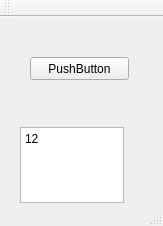
<?xml version="1.0" encoding="UTF-8"?>
<ui version="4.0">
 <class>MainWindow</class>
 <widget class="QMainWindow" name="MainWindow">
  <property name="geometry">
   <rect>
    <x>0</x>
    <y>0</y>
    <width>163</width>
    <height>226</height>
   </rect>
  </property>
  <property name="windowTitle">
   <string>MainWindow</string>
  </property>
  <widget class="QWidget" name="centralWidget">
   <widget class="QPushButton" name="pushButton">
    <property name="geometry">
     <rect>
      <x>30</x>
      <y>40</y>
      <width>99</width>
      <height>23</height>
     </rect>
    </property>
    <property name="text">
     <string>PushButton</string>
    </property>
   </widget>
   <widget class="muerteydestruccion" name="textEdit">
    <property name="geometry">
     <rect>
      <x>20</x>
      <y>110</y>
      <width>104</width>
      <height>76</height>
     </rect>
    </property>
    <property name="html">
     <string>&lt;!DOCTYPE HTML PUBLIC &quot;-//W3C//DTD HTML 4.0//EN&quot; &quot;http://www.w3.org/TR/REC-html40/strict.dtd&quot;&gt;
&lt;html&gt;&lt;head&gt;&lt;meta name=&quot;qrichtext&quot; content=&quot;1&quot; /&gt;&lt;style type=&quot;text/css&quot;&gt;
p, li { white-space: pre-wrap; }
&lt;/style&gt;&lt;/head&gt;&lt;body style=&quot; font-family:'Sans Serif'; font-size:9pt; font-weight:400; font-style:normal;&quot;&gt;
&lt;p style=&quot; margin-top:0px; margin-bottom:0px; margin-left:0px; margin-right:0px; -qt-block-indent:0; text-indent:0px;&quot;&gt;12&lt;/p&gt;&lt;/body&gt;&lt;/html&gt;</string>
    </property>
   </widget>
  </widget>
  <widget class="QMenuBar" name="menuBar">
   <property name="geometry">
    <rect>
     <x>0</x>
     <y>0</y>
     <width>163</width>
     <height>20</height>
    </rect>
   </property>
  </widget>
  <widget class="QToolBar" name="mainToolBar">
   <attribute name="toolBarArea">
    <enum>TopToolBarArea</enum>
   </attribute>
   <attribute name="toolBarBreak">
    <bool>false</bool>
   </attribute>
  </widget>
  <widget class="QStatusBar" name="statusBar"/>
 </widget>
 <layoutdefault spacing="6" margin="11"/>
 <customwidgets>
  <customwidget>
   <class>muerteydestruccion</class>
   <extends>QTextEdit</extends>
   <header>muerteydestruccion.h</header>
   <slots>
    <slot>actual()</slot>
    <slot>mantis()</slot>
   </slots>
  </customwidget>
 </customwidgets>
 <resources/>
 <connections>
  <connection>
   <sender>pushButton</sender>
   <signal>clicked()</signal>
   <receiver>textEdit</receiver>
   <slot>mantis()</slot>
   <hints>
    <hint type="sourcelabel">
     <x>97</x>
     <y>76</y>
    </hint>
    <hint type="destinationlabel">
     <x>88</x>
     <y>146</y>
    </hint>
   </hints>
  </connection>
 </connections>
</ui>
